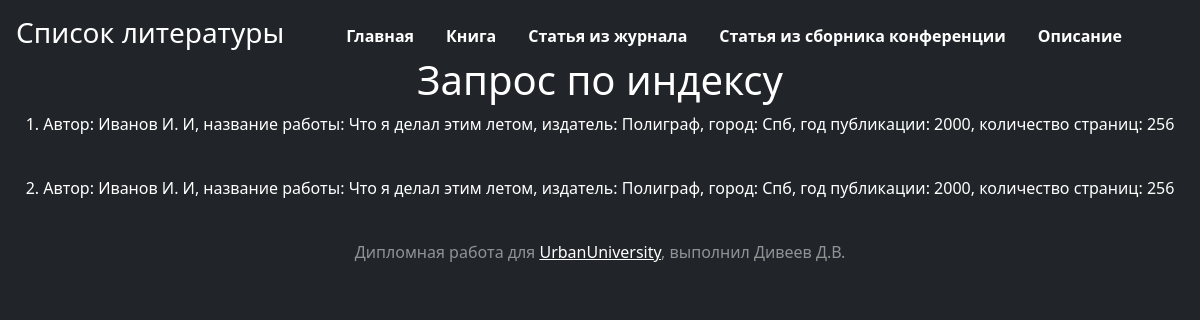
Page /admin/book on the earlier database version.
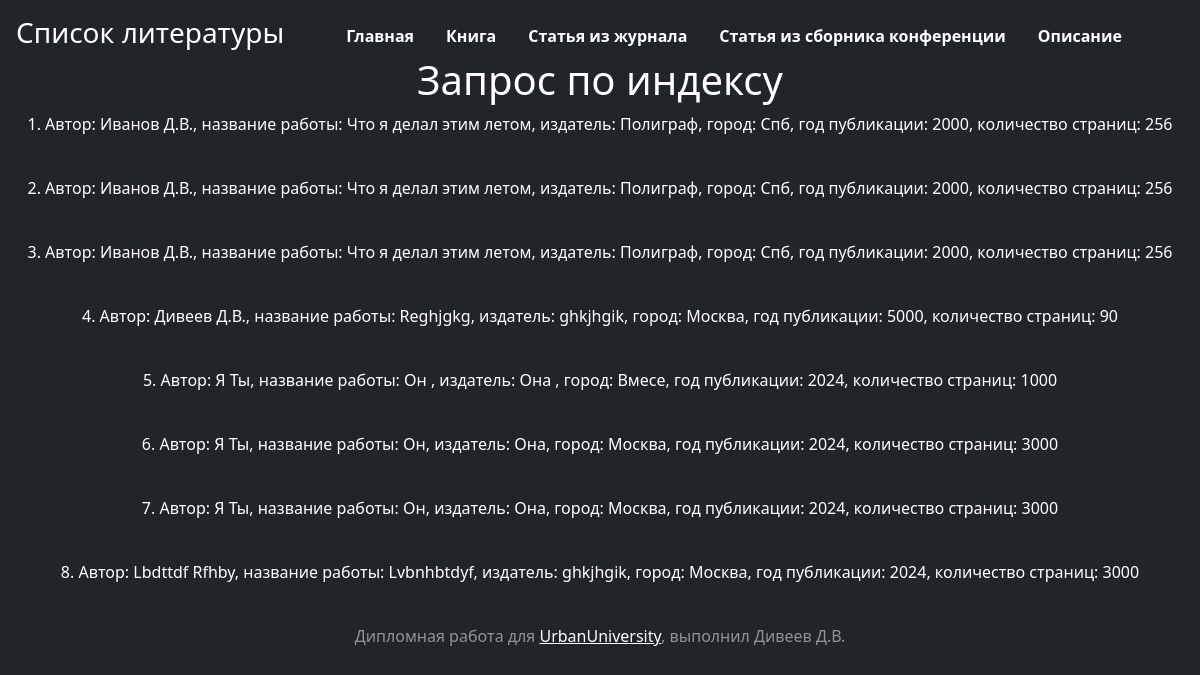
Same page on the later database version.
### app_flask.py (models this page shows)
class Book(db.Model):
    id = db.Column(db.Integer, primary_key=True, index=True)
    author = db.Column(db.String(30), nullable=False)
    name_father_Author = db.Column(db.String(5), nullable=False)
    title = db.Column(db.String(300), nullable=False)
    publisher = db.Column(db.String(20), nullable=False)
    city = db.Column(db.String(50), nullable=False)
    year = db.Column(db.Integer, nullable=False)
    pages = db.Column(db.Integer, nullable=False)

### app_flask.py (the view)
@app.route('/admin/book')
def all_book():
    books = Book.query.all()
    return render_template('admin_book.html', books=books)

### templates/admin_book.html
{% extends "main.html" %}
{% block pagename %}
<h1>Запрос по индексу</h1>
{% endblock %}
{% block content %}
    {% for book in books: %}
        <p>{{ book.id }}. Автор: {{ book.author }} {{ book.name_father_Author }}, название работы: {{ book.title }}, издатель: {{ book.publisher }}, город: {{ book.city }}, год публикации: {{ book.year}}, количество страниц: {{book.pages}}</p><br>
    {% endfor %}
{% endblock %}

Differences in the rows shown:
changed Book id 1: name_father_Author "И. И" → "Д.В."
changed Book id 2: name_father_Author "И. И" → "Д.В."
added Book: id "3", author "Иванов", name_father_Author "Д.В.", title "Что я делал этим летом", publisher "Полиграф", city "Спб", year "2000", pages "256"
added Book: id "4", author "Дивеев", name_father_Author "Д.В.", title "Reghjgkg", publisher "ghkjhgik", city "Москва", year "5000", pages "90"
added Book: id "5", author "Я", name_father_Author "Ты", title "Он", publisher "Она", city "Вмесе", year "2024", pages "1000"
added Book: id "6", author "Я", name_father_Author "Ты", title "Он", publisher "Она", city "Москва", year "2024", pages "3000"
added Book: id "7", author "Я", name_father_Author "Ты", title "Он", publisher "Она", city "Москва", year "2024", pages "3000"
added Book: id "8", author "Lbdttdf", name_father_Author "Rfhby", title "Lvbnhbtdyf", publisher "ghkjhgik", city "Москва", year "2024", pages "3000"
